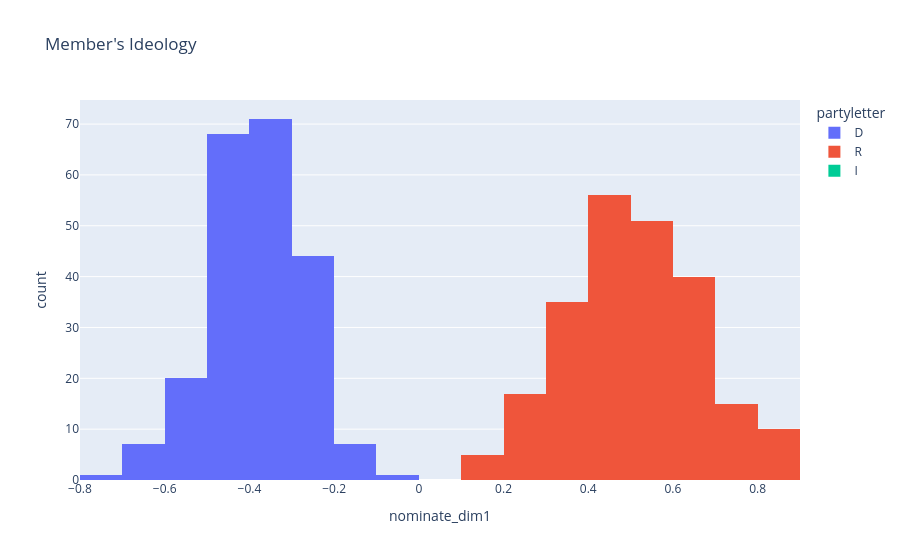

Notebook source saved alongside this figure:
### Code cell
# 
myquery = """
SELECT bioguideid, district, name, partyname, state, nominate_dim1, partyletter
FROM members
"""
members_ideology = pd.read_sql_query(myquery, con=engine)

fig = px.histogram(members_ideology, x="nominate_dim1", title="Member's Ideology",
        color='partyletter'
    )
fig.show()

fig.add_vline(
    x=ideo.iloc[2]['nominate_dim1'],
    line_width=3,
    line_dash='dash',
    line_color='red',
    annotation_text=ideo.iloc[2]['name'],
    
)

### Figure 1 — Plotly figure (JSON) as saved in the notebook; plotly's stock layout.template omitted (floating-point values rounded to 4 significant figures; data arrays with more than 128 entries replaced by an {"elided": "..."} marker saying what was removed)
{"data": [{"alignmentgroup": "True", "bingroup": "x", "hovertemplate": "partyletter=D<br>nominate_dim1=%{x}<br>count=%{y}<extra></extra>", "legendgroup": "D", "marker": {"color": "#636efa", "pattern": {"shape": ""}}, "name": "D", "offsetgroup": "D", "orientation": "v", "showlegend": true, "type": "histogram", "x": {"elided": "269 float values"}, "xaxis": "x", "yaxis": "y"}, {"alignmentgroup": "True", "bingroup": "x", "hovertemplate": "partyletter=R<br>nominate_dim1=%{x}<br>count=%{y}<extra></extra>", "legendgroup": "R", "marker": {"color": "#EF553B", "pattern": {"shape": ""}}, "name": "R", "offsetgroup": "R", "orientation": "v", "showlegend": true, "type": "histogram", "x": {"elided": "279 float values"}, "xaxis": "x", "yaxis": "y"}, {"alignmentgroup": "True", "bingroup": "x", "hovertemplate": "partyletter=I<br>nominate_dim1=%{x}<br>count=%{y}<extra></extra>", "legendgroup": "I", "marker": {"color": "#00cc96", "pattern": {"shape": ""}}, "name": "I", "offsetgroup": "I", "orientation": "v", "showlegend": true, "type": "histogram", "x": [null, null, null, null], "xaxis": "x", "yaxis": "y"}], "layout": {"barmode": "relative", "legend": {"title": {"text": "partyletter"}, "tracegroupgap": 0}, "title": {"text": "Member's Ideology"}, "xaxis": {"anchor": "y", "domain": [0, 1], "title": {"text": "nominate_dim1"}}, "yaxis": {"anchor": "x", "domain": [0, 1], "title": {"text": "count"}}}}
